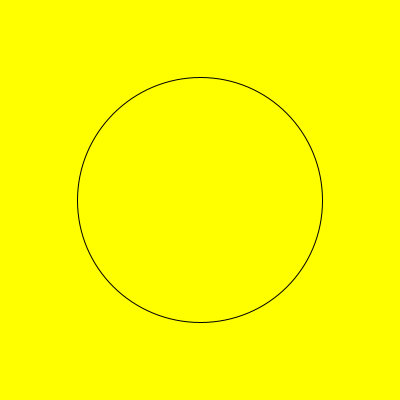
Frame 1 (no input)
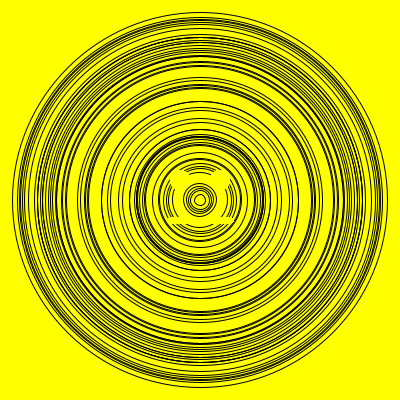
Frame 60 (the mouse pressed at the canvas centre just before this capture)
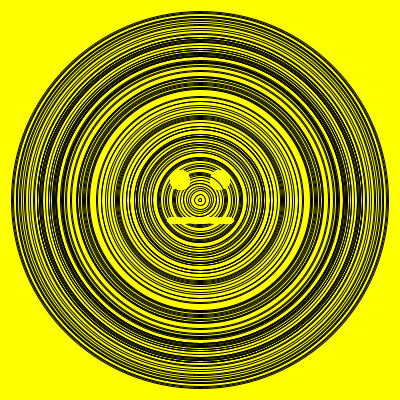
Frame 120 (the mouse held since frame 60 and released just before this capture)

The Processing sketch that drew these frames (run headless with seeded random() and noise(); from frame 60 on, the mouse is pressed at the canvas centre):

// Processing sketch: processing_98984
// ── processing_98984.pde

void setup(){
size(400,400);
background(255,255,0);
}


void draw(){
  frameRate(30);
  float r = random(380);
  float p = round(random(1));
  float t = round(random(1));
  float q = round(random(1));
  stroke(0);
  strokeWeight(1);
  circleTime(r, 200);
  stroke(0,0,0,0);
  fill(255,255,0,p*255);
  ellipse(220,180,20,20);
  fill(255,255,0,t*255);
  ellipse(180,180,20,20);
  strokeWeight(6);
  stroke(255,255,0,q*255);
  line(230,220,170,220);
  
  
}

void circleTime(float x, float y){
  noFill();
  ellipse(y,y,x,x);
}
